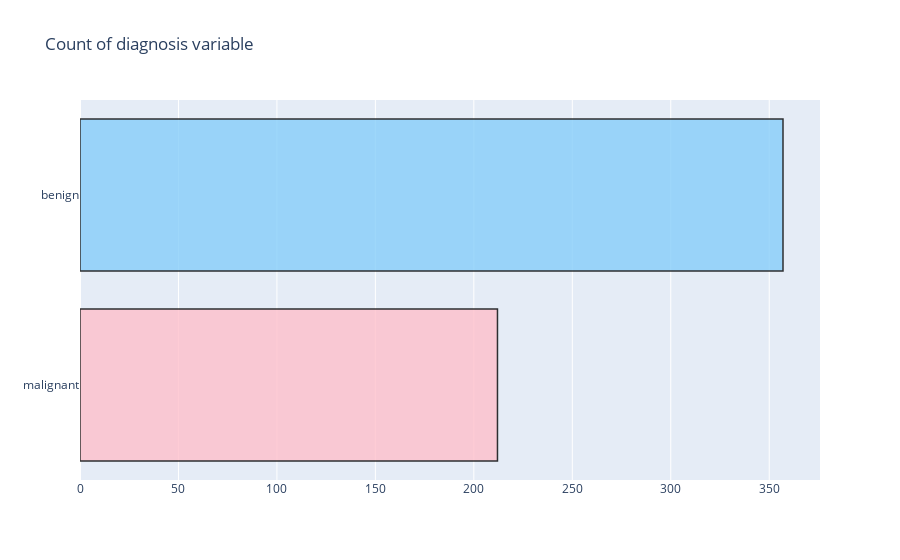

Notebook cell for this chart:
### Code cell
#------------COUNT-----------------------
trace = go.Bar(x = (len(Malignant), len(Benign)), y = ['malignant', 'benign'], orientation = 'h', opacity = 0.8, marker=dict(
        color=[ 'pink', 'lightskyblue'],
        line=dict(color='#000000',width=1.5)))

layout = dict(title =  'Count of diagnosis variable')
                    
fig = dict(data = [trace], layout=layout)
py.iplot(fig)

### Figure 1 — Plotly figure (JSON) as saved in the notebook; plotly's stock layout.template omitted (floating-point values rounded to 4 significant figures)
{"data": [{"marker": {"color": ["pink", "lightskyblue"], "line": {"color": "#000000", "width": 1.5}}, "opacity": 0.8, "orientation": "h", "type": "bar", "x": [212, 357], "y": ["malignant", "benign"]}], "layout": {"title": {"text": "Count of diagnosis variable"}}}
